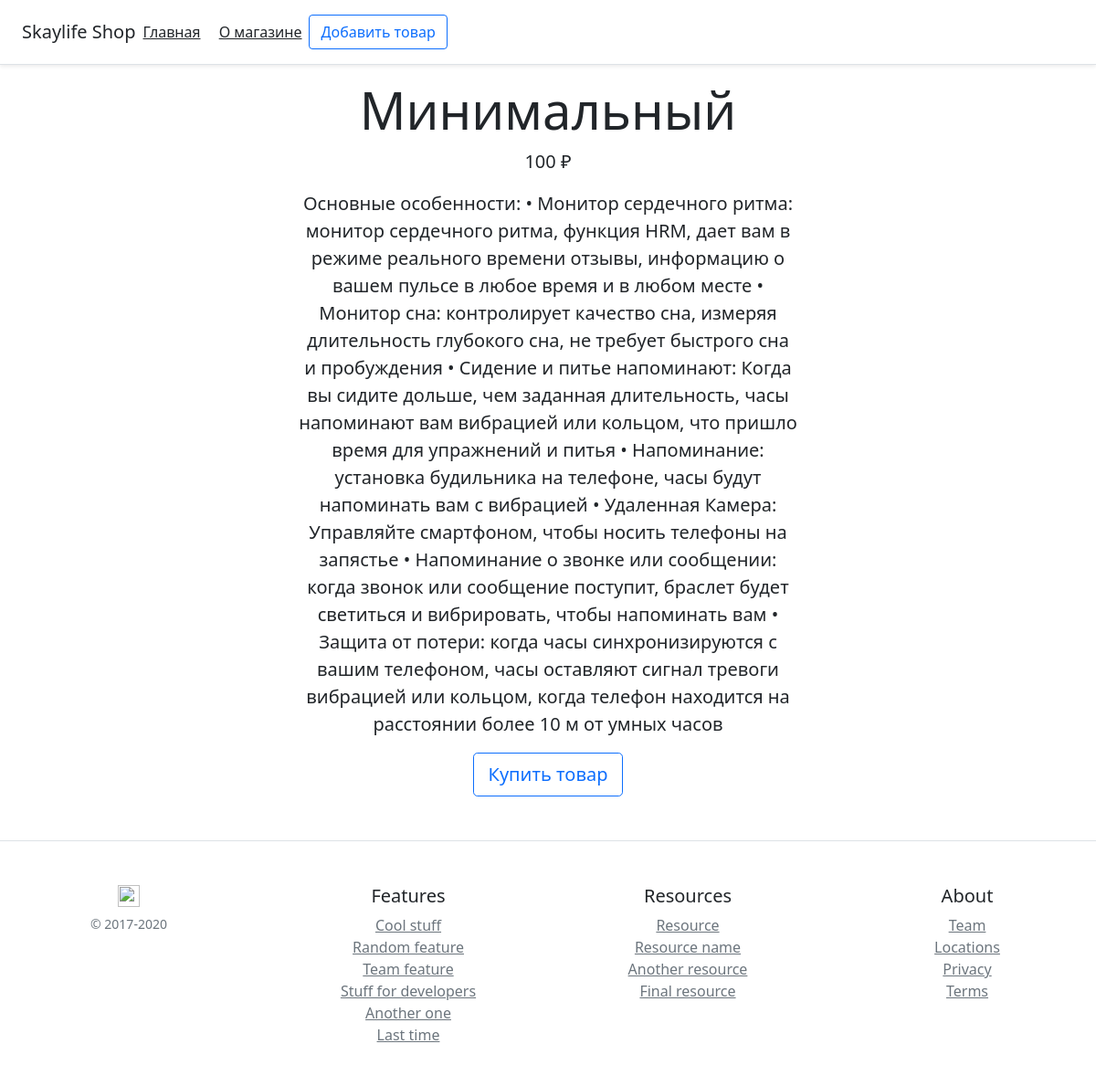
/post/1, run on the app's committed database.
### main.py (models this page shows, shortened)
class Item(db.Model):
    id = db.Column(db.Integer, primary_key=True)
    title = db.Column(db.String(100), nullable=False)
    price = db.Column(db.Integer, nullable=False)
    isActive = db.Column(db.Boolean, default=True)
    text = db.Column(db.Text, nullable=False)

### main.py (the view)
@app.route('/post/<int:post_id>')
def post(post_id):
    post = Item.query.filter_by(id=post_id).one()
    return render_template('post.html', post=post)

### templates/post.html (shortened to what this page needs)
{% extends 'base.html' %}
{% block body %}
<body class="text-center ">
  <div class="container-sm ">
    <h1 class="display-4">{{ post.title }}</h1>
    <p class="lead">{{ post.price }} ₽</p>
        <div class="row">
          <div class="col">
          </div>
          <div class="col-6">
            <p class="lead">{{ post.text }}</p>
            <a href="/buy/{{ post.id }}" class="btn btn-lg btn-block btn-outline-primary">Купить товар</a>
          </div>
          <div class="col">
          </div>
        </div>
  </div>
{% endblock %}

### data on the page
Item: title "Минимальный", price "100", text "Основные особенности: • Монитор сердечного ритма: монитор сердечного ритма, функция HRM, дает вам в режиме реального времени отзывы, информацию о вашем пульсе в любое время и в любом месте • Монитор сна: контролирует качество сна, измеряя длительность глубокого сна, не требует быстрого сна и пробуждения • Сидение и питье напоминают: Когда вы сидите дольше, чем заданная длительность, часы напоминают вам вибрацией или кольцом, что пришло время для упражнений и питья • Напоминание: установка будильника на телефоне, часы будут напоминать вам с вибрацией • Удаленная Камера: Управляйте смартфоном, чтобы носить телефоны на запястье • Напоминание о звонке или сообщении: когда звонок или сообщение…"
